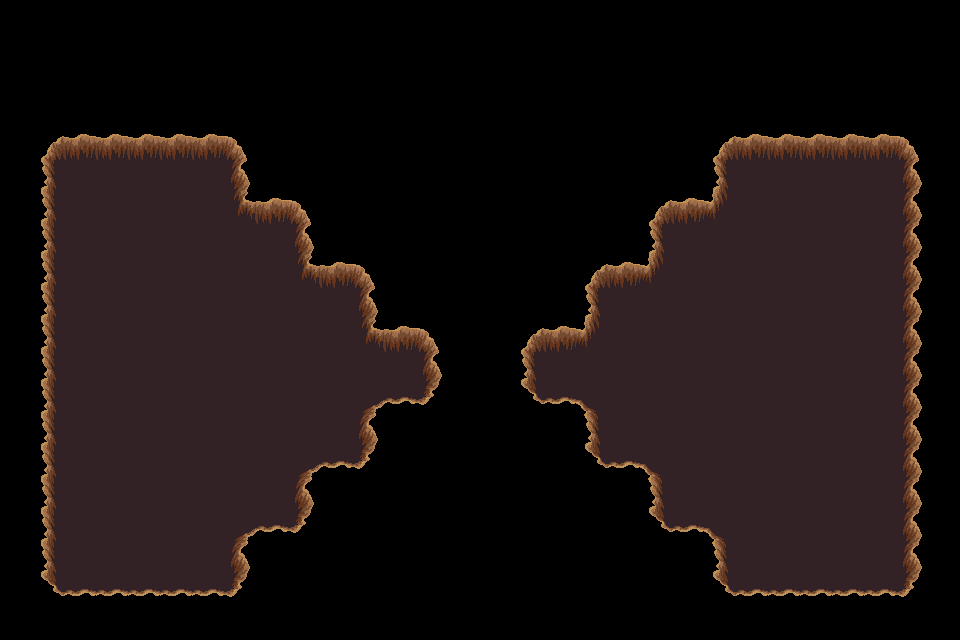

Rendered tile map (Tiled .tmx) drawn with the repository's tilesets; below, a short description and the full map source, tile grids included:
An orthogonal 30x20 tile map with 32x32 px tiles, 1 tile layer (trou).

<map version="1.4" tiledversion="1.4.3" orientation="orthogonal" renderorder="right-down" width="30" height="20" tilewidth="32" tileheight="32" infinite="0" nextlayerid="9" nextobjectid="1">
 <tileset firstgid="1" source="../../../dungeon_green.tsx" />
 <layer id="8" name="trou" width="30" height="20">
  <data encoding="csv">
0,0,0,0,0,0,0,0,0,0,0,0,0,0,0,0,0,0,0,0,0,0,0,0,0,0,0,0,0,0,
0,0,0,0,0,0,0,0,0,0,0,0,0,0,0,0,0,0,0,0,0,0,0,0,0,0,0,0,0,0,
0,0,0,0,0,0,0,0,0,0,0,0,0,0,0,0,0,0,0,0,0,0,0,0,0,0,0,0,0,0,
0,0,0,0,0,0,0,0,0,0,0,0,0,0,0,0,0,0,0,0,0,0,0,0,0,0,0,0,0,0,
0,432,433,433,433,433,433,434,0,0,0,0,0,0,0,0,0,0,0,0,0,0,432,433,433,433,433,433,434,0,
0,455,456,456,456,456,456,457,0,0,0,0,0,0,0,0,0,0,0,0,0,0,455,456,456,456,456,456,457,0,
0,455,456,456,456,456,456,410,433,434,0,0,0,0,0,0,0,0,0,0,432,433,411,456,456,456,456,456,457,0,
0,455,456,456,456,456,456,456,456,457,0,0,0,0,0,0,0,0,0,0,455,456,456,456,456,456,456,456,457,0,
0,455,456,456,456,456,456,456,456,410,433,434,0,0,0,0,0,0,432,433,411,456,456,456,456,456,456,456,457,0,
0,455,456,456,456,456,456,456,456,456,456,457,0,0,0,0,0,0,455,456,456,456,456,456,456,456,456,456,457,0,
0,455,456,456,456,456,456,456,456,456,456,410,433,434,0,0,432,433,411,456,456,456,456,456,456,456,456,456,457,0,
0,455,456,456,456,456,456,456,456,456,456,456,456,457,0,0,455,456,456,456,456,456,456,456,456,456,456,456,457,0,
0,455,456,456,456,456,456,456,456,456,456,387,479,480,0,0,478,479,388,456,456,456,456,456,456,456,456,456,457,0,
0,455,456,456,456,456,456,456,456,456,456,457,0,0,0,0,0,0,455,456,456,456,456,456,456,456,456,456,457,0,
0,455,456,456,456,456,456,456,456,387,479,480,0,0,0,0,0,0,478,479,388,456,456,456,456,456,456,456,457,0,
0,455,456,456,456,456,456,456,456,457,0,0,0,0,0,0,0,0,0,0,455,456,456,456,456,456,456,456,457,0,
0,455,456,456,456,456,456,387,479,480,0,0,0,0,0,0,0,0,0,0,478,479,388,456,456,456,456,456,457,0,
0,455,456,456,456,456,456,457,0,0,0,0,0,0,0,0,0,0,0,0,0,0,455,456,456,456,456,456,457,0,
0,478,479,479,479,479,479,480,0,0,0,0,0,0,0,0,0,0,0,0,0,0,478,479,479,479,479,479,480,0,
0,0,0,0,0,0,0,0,0,0,0,0,0,0,0,0,0,0,0,0,0,0,0,0,0,0,0,0,0,0
</data>
 </layer>
</map>
